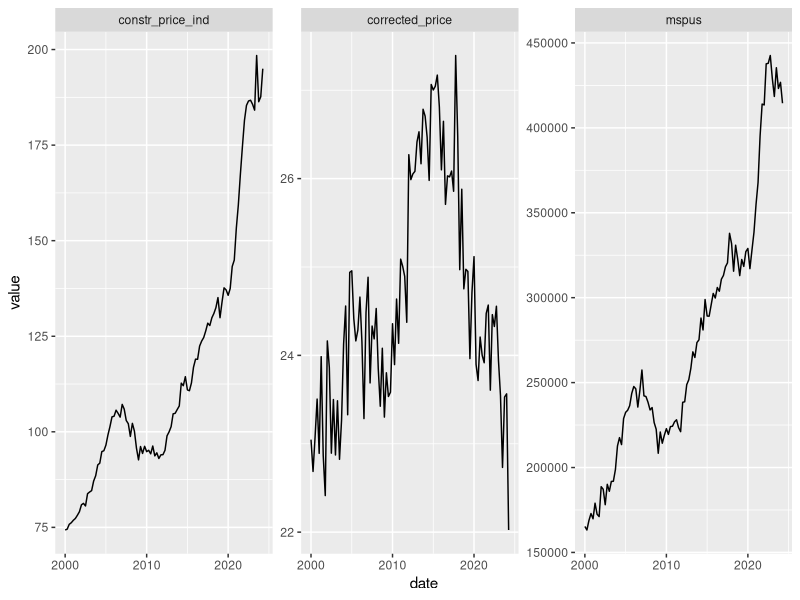

Reproduce this figure in R.
## ---- chunk 1
library(tidyverse)
constr = read_csv("CONSTR.csv") %>% 
  filter(year >= 2000)


## ---- chunk 2
constr2 = constr %>% 
  pivot_longer(c(mspus, constr_price_ind, corrected_price))

ggplot(constr2) +
  geom_line(aes(x = date, y = value)) +
  facet_wrap(~ name, ncol = 3, scales = "free")
